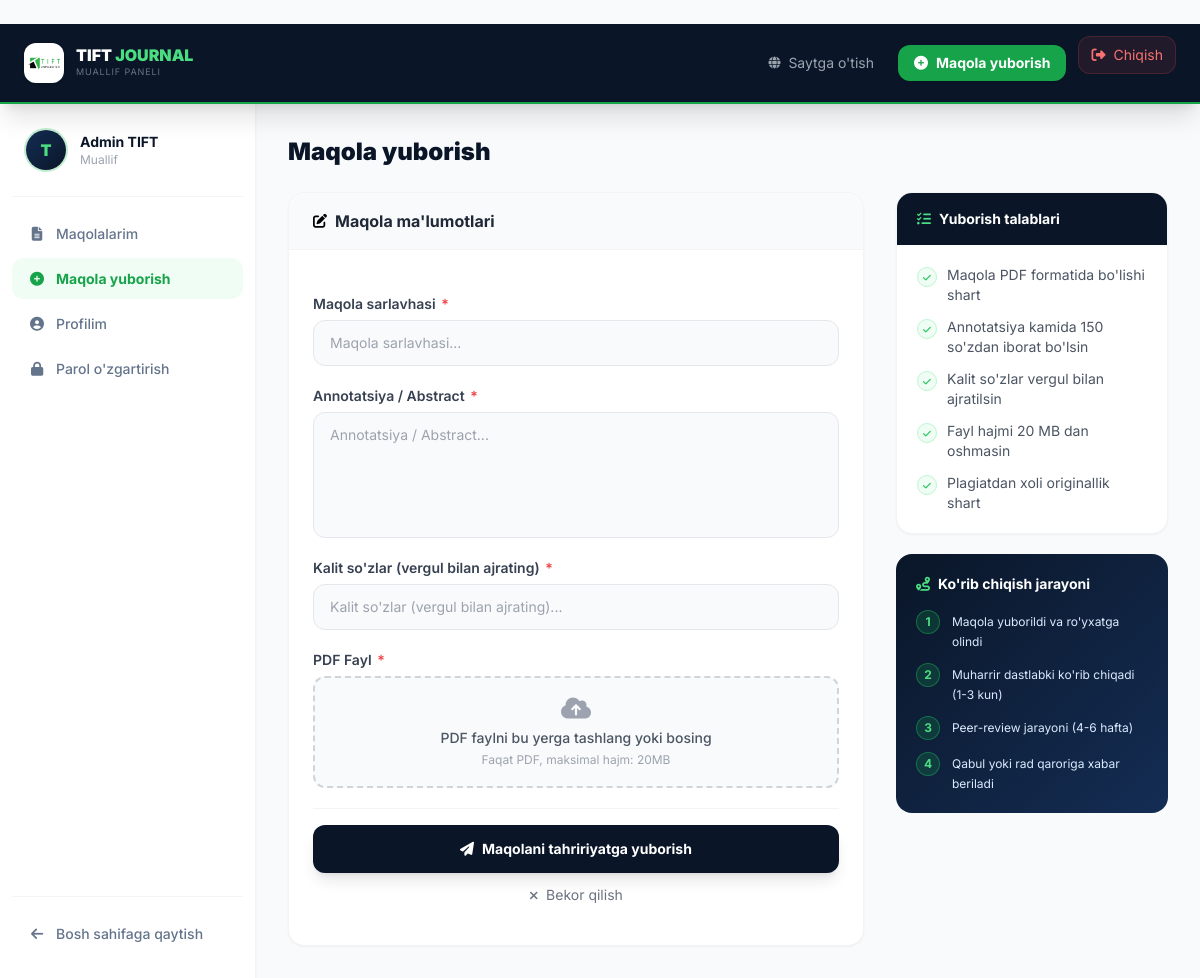
The page /submit/ (signed in) on the database its author committed.
### journal/models.py (models this page shows, shortened)
class User(AbstractUser):
    ROLE_CHOICES = (
        ('author', 'Muallif'),
        ('reviewer', 'Taqrizchi'),
        ('editor', 'Muharrir'),
    )
    role        = models.CharField(max_length=10, choices=ROLE_CHOICES, default='author')
    institution = models.CharField(max_length=255, blank=True, verbose_name="Ish/O'qish joyi")
    avatar      = models.ImageField(upload_to=user_avatar_path, null=True, blank=True, verbose_name="Profil rasmi")
    bio         = models.TextField(blank=True, verbose_name="O'zim haqimda")
    phone       = models.CharField(max_length=20, blank=True, verbose_name="Telefon raqam")

### journal/views.py (the view)
# urls.py: path('submit/', views.submit_article, name='submit_article'),
@login_required
def submit_article(request):
    if request.method == 'POST':
        form = ArticleSubmissionForm(request.POST, request.FILES)
        if form.is_valid():
            article = form.save(commit=False)
            article.author = request.user
            article.status = 'submitted'
            article.save()
            return redirect('my_articles')
    else:
        form = ArticleSubmissionForm()
    return render(request, 'submit_article.html', {'form': form})

### journal/forms.py
class ArticleSubmissionForm(forms.ModelForm):
    class Meta:
        model = Article
        fields = ['title', 'abstract', 'keywords', 'pdf_file']
        widgets = {
            'title':    forms.TextInput(attrs={'class': css_input, 'placeholder': 'Maqola sarlavhasi'}),
            'abstract': forms.Textarea(attrs={'class': css_textarea, 'rows': 5}),
            'keywords': forms.TextInput(attrs={'class': css_input, 'placeholder': 'Kalit so\'zlar (vergul bilan)'}),
            'pdf_file': forms.FileInput(attrs={'class': 'hidden', 'accept': '.pdf'}),
        }

### templates/submit_article.html (shortened to what this page needs)
﻿{% extends 'dashboard_base.html' %}
{% load static %}
{% block dashboard_content %}
<div class="grid grid-cols-1 lg:grid-cols-3 gap-8">
        <div class="lg:col-span-2">
            <div class="bg-white rounded-2xl shadow-sm border border-gray-100 overflow-hidden">
                <div class="px-6 py-4 bg-gray-50 border-b border-gray-100 flex items-center gap-2">
                    <i class="fas fa-edit text-navy-600 text-sm"></i>
                    <h2 class="font-bold text-gray-800">Maqola ma'lumotlari</h2>
                </div>
                <form method="post" enctype="multipart/form-data" class="p-6 space-y-5">
                    {% for field in form %}
                        <div>
                            <label class="block text-sm font-semibold text-gray-700 mb-1.5">
                                {{ field.label }}
                                {% if field.field.required %}
                                    <span class="text-red-500 ml-0.5">*</span>
                                {% endif %}
                            </label>
                            {% if field.field.widget.input_type == 'file' %}
                                <div class="relative">
                                    <label class="flex flex-col items-center justify-center w-full h-28 border-2 border-dashed border-gray-300 rounded-xl cursor-pointer bg-gray-50 hover:bg-gray-100 hover:border-navy-400 transition-all group">
                                        <div class="flex flex-col items-center justify-center text-center px-4">
                                            <i class="fas fa-cloud-upload-alt text-2xl text-gray-400 group-hover:text-navy-500 mb-2 transition-colors"></i>
                                            <p class="text-sm font-medium text-gray-600 group-hover:text-navy-600 transition-colors">
                                                PDF faylni bu yerga tashlang yoki bosing
                                            </p>
                                            <p class="text-xs text-gray-400 mt-1">Faqat PDF, maksimal hajm: 20MB</p>
                                        </div>
                                    </label>
                                </div>
                            {% elif field.field.widget.input_type == 'textarea' or field.name == 'abstract' %}
                                <textarea name="{{ field.name }}" id="{{ field.id_for_label }}"
                                          rows="5"
                                          class="w-full px-4 py-3 border border-gray-200 rounded-xl text-sm bg-gray-50 focus:bg-white transition-colors resize-none"
                                          placeholder="{{ field.label }}...">{{ field.value|default:'' }}</textarea>
                            {% else %}
                                <input type="{{ field.field.widget.input_type }}"
                                       name="{{ field.name }}"
                                       id="{{ field.id_for_label }}"
                                       value="{{ field.value|default:'' }}"
                                       class="w-full px-4 py-3 border border-gray-200 rounded-xl text-sm bg-gray-50 focus:bg-white transition-colors"
                                       placeholder="{{ field.label }}...">
                            {% endif %}
                        </div>
                    {% endfor %}
                    <div class="pt-4 border-t border-gray-100">
                        <button type="submit"
                                class="w-full flex items-center justify-center gap-2 bg-navy-900 hover:bg-navy-800 text-white font-bold py-3.5 rounded-xl transition-all hover:scale-[1.01] shadow-lg hover:shadow-navy-900/20 text-sm">
                            <i class="fas fa-paper-plane"></i>
                            Maqolani tahririyatga yuborish
                        </button>
                        <a href="{% url 'index' %}"
                           class="block text-center text-gray-500 hover:text-gray-700 text-sm mt-3 transition-colors">
                            <i class="fas fa-times mr-1 text-xs"></i>
                            Bekor qilish
                        </a>
                    </div>
                </form>
            </div>
        </div>
        <aside class="space-y-5">
            <div class="bg-white rounded-2xl border border-gray-100 shadow-sm overflow-hidden">
                <div class="px-5 py-4 bg-navy-900">
                    <h3 class="text-white font-bold text-sm flex items-center gap-2">
                        <i class="fas fa-list-check text-green-400"></i>
                        Yuborish talablari
                    </h3>
                </div>
                <ul class="p-5 space-y-3 text-sm text-gray-600">
                    <li class="flex items-start gap-2.5">
                        <div class="w-5 h-5 bg-green-50 border border-green-200 rounded-full flex items-center justify-center flex-shrink-0 mt-0.5">
                            <i class="fas fa-check text-green-500 text-[9px]"></i>
                        </div>
                        <span>Maqola PDF formatida bo'lishi shart</span>
                    </li>
                    <li class="flex items-start gap-2.5">
                        <div class="w-5 h-5 bg-green-50 border border-green-200 rounded-full flex items-center justify-center flex-shrink-0 mt-0.5">
                            <i class="fas fa-check text-green-500 text-[9px]"></i>
                        </div>
                        <span>Annotatsiya kamida 150 so'zdan iborat bo'lsin</span>
                    </li>
                    <li class="flex items-start gap-2.5">
                        <div class="w-5 h-5 bg-green-50 border border-green-200 rounded-full flex items-center justify-center flex-shrink-0 mt-0.5">
                            <i class="fas fa-check text-green-500 text-[9px]"></i>
                        </div>
                        <span>Kalit so'zlar vergul bilan ajratilsin</span>
                    </li>
                    <li class="flex items-start gap-2.5">
                        <div class="w-5 h-5 bg-green-50 border border-green-200 rounded-full flex items-center justify-center flex-shrink-0 mt-0.5">
                            <i class="fas fa-check text-green-500 text-[9px]"></i>
                        </div>
                        <span>Fayl hajmi 20 MB dan oshmasin</span>
                    </li>
                    <li class="flex items-start gap-2.5">
                        <div class="w-5 h-5 bg-green-50 border border-green-200 rounded-full flex items-center justify-center flex-shrink-0 mt-0.5">
                            <i class="fas fa-check text-green-500 text-[9px]"></i>
                        </div>
                        <span>Plagiatdan xoli originallik shart</span>
                    </li>
                </ul>
            </div>
            <div class="bg-gradient-to-br from-navy-900 to-navy-700 rounded-2xl p-5 text-white">
                <h3 class="font-bold text-sm mb-4 flex items-center gap-2">
                    <i class="fas fa-route text-green-400"></i>
                    Ko'rib chiqish jarayoni
                </h3>
                <div class="space-y-3">
                    {% for step in "1234"|make_list %}
                        <div class="flex items-start gap-3">
                            <div class="w-6 h-6 bg-green-600/20 border border-green-500/40 rounded-full flex items-center justify-center flex-shrink-0 text-green-400 font-bold text-xs">
                                {{ step }}
                            </div>
                            <div class="text-xs text-blue-100 leading-relaxed pt-0.5">
                                {% if step == "1" %}Maqola yuborildi va ro'yxatga olindi{% endif %}
                                {% if step == "2" %}Muharrir dastlabki ko'rib chiqadi (1-3 kun){% endif %}
                                {% if step == "3" %}Peer-review jarayoni (4-6 hafta){% endif %}
                                {% if step == "4" %}Qabul yoki rad qaroriga xabar beriladi{% endif %}
                            </div>
                        </div>
                    {% endfor %}
                </div>
            </div>
        </aside>
    </div>
</div>
{% endblock %}

### templates/dashboard_base.html (shortened to what this page needs)
{% load static %}
<!DOCTYPE html>
<html lang="uz">
<head>
    <script src="https://cdn.tailwindcss.com"></script>
    <link rel="stylesheet" href="https://cdnjs.cloudflare.com/ajax/libs/font-awesome/6.5.0/css/all.min.css">
</head>
<body class="min-h-screen flex flex-col">
<header class="bg-navy-900 border-b-2 border-green-600 sticky top-0 z-50 shadow-xl">
    <div class="flex items-center justify-between px-6 py-3">
        <a href="{% url 'index' %}" class="flex items-center gap-3 group">
            <div class="w-10 h-10 bg-white rounded-xl flex items-center justify-center shadow overflow-hidden">
                <img src="{% static 'images/tift.png' %}" alt="TIFT" class="w-8 h-8 object-contain"
                     onerror="this.style.display='none'">
            </div>
            <div>
                <div class="text-white font-black text-base leading-none">TIFT <span class="text-green-400">JOURNAL</span></div>
                <div class="text-gray-500 text-[9px] uppercase tracking-widest mt-0.5">Muallif paneli</div>
            </div>
        </a>
        <div class="flex items-center gap-3">
            <a href="{% url 'index' %}"
               class="hidden md:flex items-center gap-2 text-gray-400 hover:text-white text-sm transition-colors px-3 py-2 rounded-lg hover:bg-white/5">
                <i class="fas fa-globe text-xs"></i> Saytga o'tish
            </a>
            <a href="{% url 'submit_article' %}"
               class="hidden md:flex items-center gap-2 bg-green-600 hover:bg-green-500 text-white text-sm font-bold px-4 py-2 rounded-xl transition-all hover:scale-105 shadow">
                <i class="fas fa-plus-circle"></i> Maqola yuborish
            </a>
            <form action="{% url 'logout' %}" method="post">
                <button type="submit"
                        class="flex items-center gap-2 bg-red-500/10 hover:bg-red-500/20 text-red-400 hover:text-red-300 text-sm px-3 py-2 rounded-xl transition border border-red-500/20">
                    <i class="fas fa-sign-out-alt"></i>
                    <span class="hidden md:inline">Chiqish</span>
                </button>
            </form>
        </div>
    </div>
</header>
<div class="flex flex-1 overflow-hidden">
    <aside class="w-64 bg-white border-r border-gray-100 shadow-sm flex flex-col py-6 px-3 hidden md:flex flex-shrink-0">
        <div class="flex items-center gap-3 px-3 pb-6 mb-4 border-b border-gray-100">
            <div class="w-11 h-11 rounded-full overflow-hidden border-2 border-green-500/30 flex-shrink-0">
                {% if user.avatar %}
                    <img src="{{ user.avatar.url }}" class="w-full h-full object-cover">
                {% else %}
                    <div class="w-full h-full bg-gradient-to-br from-navy-700 to-navy-900 flex items-center justify-center">
                        <span class="text-green-400 font-black text-base">{{ user.username|first|upper }}</span>
                    </div>
                {% endif %}
            </div>
            <div class="min-w-0">
                <div class="text-navy-900 font-bold text-sm truncate">{{ user.get_full_name|default:user.username }}</div>
                <div class="text-gray-400 text-xs">{{ user.get_role_display }}</div>
            </div>
        </div>
        <nav class="flex-1 space-y-1">
            <a href="{% url 'my_articles' %}"
               class="sidebar-link {% if request.resolver_match.url_name == 'my_articles' %}active{% endif %}">
                <i class="fas fa-file-alt"></i> Maqolalarim
            </a>
            <a href="{% url 'submit_article' %}"
               class="sidebar-link {% if request.resolver_match.url_name == 'submit_article' %}active{% endif %}">
                <i class="fas fa-plus-circle"></i> Maqola yuborish
            </a>
            <a href="{% url 'profile' %}"
               class="sidebar-link {% if request.resolver_match.url_name == 'profile' %}active{% endif %}">
                <i class="fas fa-user-circle"></i> Profilim
            </a>
            <a href="{% url 'change_password' %}"
               class="sidebar-link {% if request.resolver_match.url_name == 'change_password' %}active{% endif %}">
                <i class="fas fa-lock"></i> Parol o'zgartirish
            </a>
        </nav>
        <div class="mt-auto pt-4 border-t border-gray-100">
            <a href="{% url 'index' %}" class="sidebar-link text-gray-400">
                <i class="fas fa-arrow-left"></i> Bosh sahifaga qaytish
            </a>
        </div>
    </aside>
    <main class="flex-1 overflow-y-auto p-6 md:p-8">
        <div class="mb-6">
            <h1 class="text-2xl font-black text-navy-900">{% block page_title %}
                {% if request.resolver_match.url_name == 'my_articles' %}Maqolalarim
                {% elif request.resolver_match.url_name == 'submit_article' %}Maqola yuborish
                {% elif request.resolver_match.url_name == 'profile' %}Profilim
                {% elif request.resolver_match.url_name == 'change_password' %}Parol o'zgartirish
                {% else %}Dashboard{% endif %}
            {% endblock %}</h1>
        </div>
        {% block dashboard_content %}{% endblock %}
</body>
</html>

### templates/dashboard_base.html (style rules this page uses)
body { font-family: 'Inter', sans-serif; background: #f8fafc; }
.sidebar-link { display:flex; align-items:center; gap:10px; padding:10px 16px; border-radius:12px; font-size:14px; font-weight:500; color:#64748b; transition:all 0.2s; }
.sidebar-link:hover, .sidebar-link.active { background:#f0fdf4; color:#16a34a; }
.sidebar-link.active { font-weight:700; }
.sidebar-link i { width:18px; text-align:center; }

### rows shown on the page
User: username|first "T", get_full_name "Admin TIFT", role "Muallif"

### other values the page prints
{{ field.label }} "Maqola sarlavhasi" "Annotatsiya / Abstract" "Kalit so'zlar (vergul bilan ajrating)" "PDF Fayl"
{{ step }} "1" "2" "3" "4"
